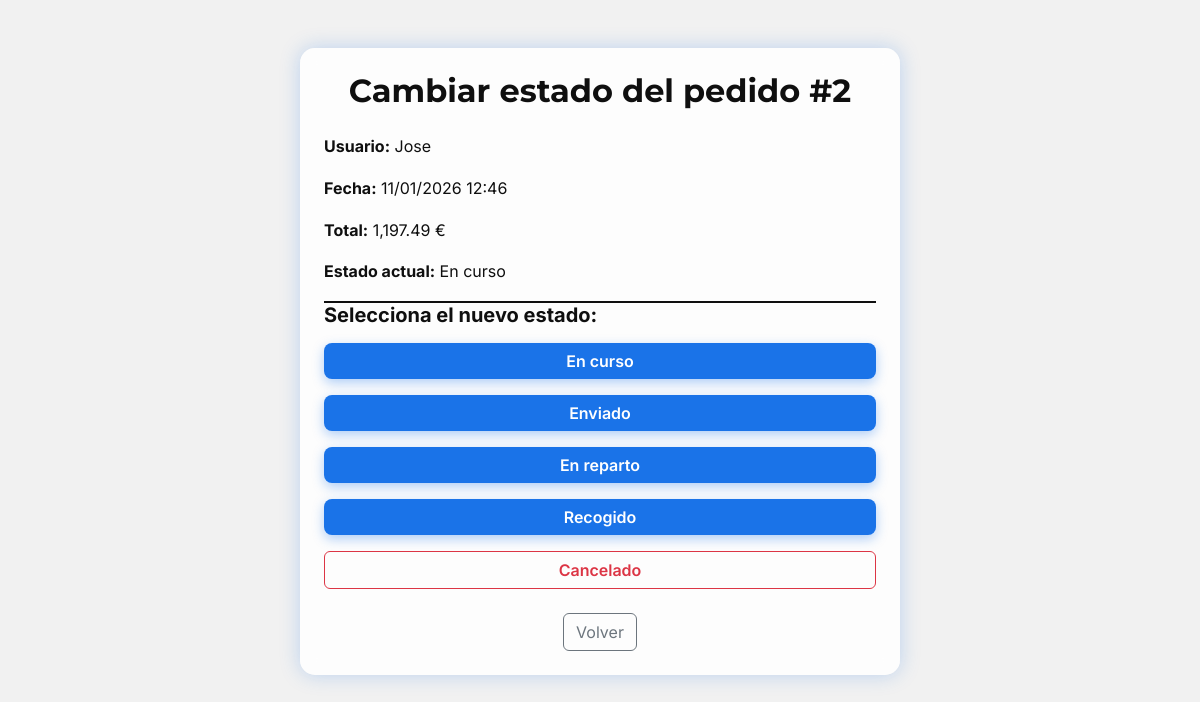
The app's page /pedidos/pedidoEditar.php?id=2 (signed in) with its own data.
### tables this page shows
CREATE TABLE `pedidos` (
  `id` int(11) NOT NULL,
  `id_usuario` int(11) NOT NULL,
  `fecha` datetime NOT NULL,
  `total` decimal(10,2) NOT NULL,
  `estado` enum('En curso','Enviado','En reparto','Recogido','Cancelado') NOT NULL DEFAULT 'En curso',
  `tipo_pago` varchar(30) NOT NULL,
  `direccion_envio` varchar(100) NOT NULL,
  `localidad_envio` varchar(50) NOT NULL,
  `provincia_envio` varchar(50) NOT NULL,
  `telefono_envio` varchar(15) NOT NULL
);

CREATE TABLE `usuarios` (
  `id` int(11) NOT NULL,
  `nombre` varchar(50) NOT NULL,
  `email` varchar(50) NOT NULL,
  `contrasenya` varchar(255) NOT NULL,
  `telefono` varchar(15) NOT NULL,
  `direccion` varchar(100) DEFAULT NULL,
  `localidad` varchar(50) DEFAULT NULL,
  `provincia` varchar(50) DEFAULT NULL,
  `rol` enum('usuario','empleado','administrador') NOT NULL DEFAULT 'usuario',
  `estado` enum('activo','inactivo') NOT NULL DEFAULT 'activo'
);

### src/pedidos/Pedido.php (called while the page is built, shortened)
<?php
    class Pedido {
        private $id;
        private $fecha;
        private $total;
        private $estado;
        private $usuarioNombre;
        public function getId() {
            return $this->id;
        }
        public function getFecha() {
            return $this->fecha;
        }
        public function getTotal() {
            return $this->total;
        }
        public function getEstado() {
            return $this->estado;
        }
        public function getUsuarioNombre() {
            return $this->usuarioNombre;
        }
    }
?>

### src/pedidos/pedidoEditar.php (the view, shortened to what this page needs)
<?php
    require_once "Pedido.php";
    $con = conectar();
    $idPedido = (int) $_GET["id"];
    $sql = $con->prepare("SELECT p.id, p.id_usuario, p.fecha, p.total, p.estado, p.tipo_pago, p.direccion_envio, p.localidad_envio, p.provincia_envio, p.telefono_envio,
                          u.nombre AS usuarioNombre FROM pedidos p JOIN usuarios u ON p.id_usuario = u.id WHERE p.id = :id");
    $sql->execute([":id" => $idPedido]);
    $sql->setFetchMode(PDO::FETCH_CLASS, "Pedido");
    $pedido = $sql->fetch();
?>
<!DOCTYPE html>
<html lang="es">
<head>
    <link href="https://cdn.jsdelivr.net/npm/bootstrap@5.3.0/dist/css/bootstrap.min.css" rel="stylesheet">
    <link rel="stylesheet" href="../estilos.css">
</head>
<body>
    <div class="jtech-bg d-flex justify-content-center align-items-start py-5">
        <div class="jtech-card p-4" style="max-width: 600px;">
            <h2 class="fw-bold text-center mb-4">Cambiar estado del pedido #<?= $pedido->getId() ?></h2>
            <p><strong>Usuario:</strong> <?= htmlspecialchars($pedido->getUsuarioNombre()) ?></p>
            <p><strong>Fecha:</strong> <?= date("d/m/Y H:i", strtotime($pedido->getFecha())) ?></p>
            <p><strong>Total:</strong> <?= number_format($pedido->getTotal(), 2) ?> €</p>
            <p><strong>Estado actual:</strong> <?= htmlspecialchars($pedido->getEstado()) ?></p>
            <hr class="jtech-divider">
            <h5 class="fw-bold mb-3">Selecciona el nuevo estado:</h5>
            <div class="d-grid gap-3">
                <a href="pedidoCambiarEstado.php?id=<?= $pedido->getId() ?>&estado=En curso" class="btn btn-jtech fw-semibold">En curso</a>
                <a href="pedidoCambiarEstado.php?id=<?= $pedido->getId() ?>&estado=Enviado" class="btn btn-jtech fw-semibold">Enviado</a>
                <a href="pedidoCambiarEstado.php?id=<?= $pedido->getId() ?>&estado=En reparto" class="btn btn-jtech fw-semibold">En reparto</a>
                <a href="pedidoCambiarEstado.php?id=<?= $pedido->getId() ?>&estado=Recogido" class="btn btn-jtech fw-semibold">Recogido</a>
                <a href="pedidoCambiarEstado.php?id=<?= $pedido->getId() ?>&estado=Cancelado" class="btn btn-outline-danger fw-semibold"
                onclick="return confirm('¿Seguro que quieres cancelar este pedido?');">Cancelado</a>
            </div>
            <div class="text-center mt-4">
                <a href="pedidoConsulta.php" class="btn btn-outline-secondary">Volver</a>
            </div>
        </div>
    </div>
</body>
</html>

### src/estilos.css (style rules this page uses)
* { margin: 0; padding: 0; font-family: 'Inter', sans-serif; box-sizing: border-box; }
h1, h2, h3, h4, .card-title { font-family: 'Montserrat', sans-serif; }
body { background-color: #F1F1F1; color: #0F0F0F; line-height: 1.6; }
a { color: #0F0F0F; text-decoration: none; }
.jtech-bg { min-height: 100vh; padding: 2rem; }
.jtech-card { background: rgba(255, 255, 255, 0.85); border-radius: 15px; width: 100%; max-width: 420px; box-shadow: 0 0 20px rgba(26, 115, 232, 0.25); backdrop-filter: blur(8px); }
.btn-jtech { background-color: #1A73E8; color: #FFFFFF; border: none; border-radius: 8px; box-shadow: 0 4px 12px rgba(26, 115, 232, 0.35); transition: all 0.2s ease-in-out; }
.jtech-divider { border: none; border-top: 2px solid #0F0F0F; opacity: 1; margin: 0; }

### records on screen
pedidos: id "2", id_usuario.nombre "Jose", fecha "11/01/2026 12:46", total "1,197.49", estado "En curso"
